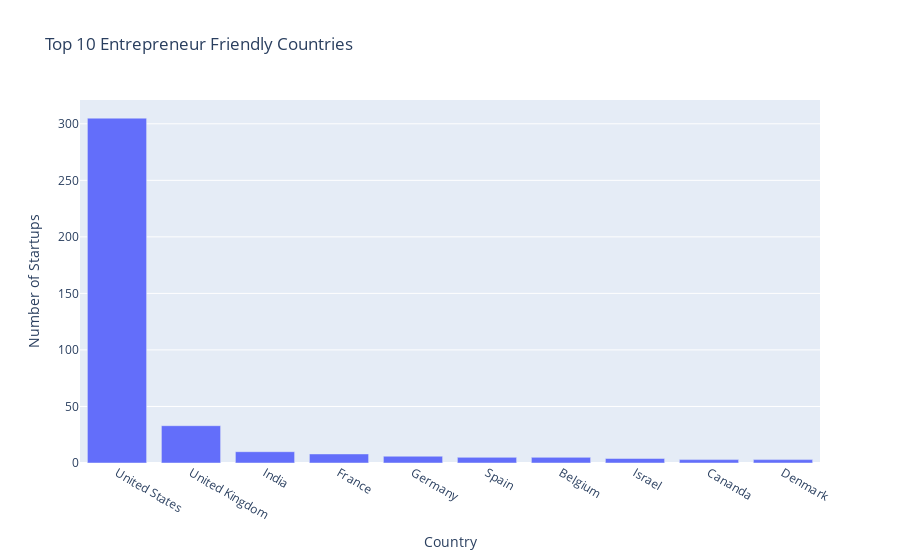

The notebook cell this image was saved under:
### Markdown cell above
### 2.3 The Startup Ecosystems around the World

### Code cell
# Let's find out the top 10 entrepreneur friendly countries
values = df['Country'].value_counts().sort_values(ascending=False).head(10)
labels = values.index
trace = go.Bar(y=values, x=labels)
layout = go.Layout(title='Top 10 Entrepreneur Friendly Countries', 
                   xaxis={'title':'Country'},
                  yaxis={'title' : 'Number of Startups'})
fig = go.Figure(data=trace, layout=layout)
iplot(fig)

### Figure 1 — Plotly figure (JSON) as saved in the notebook; plotly's stock layout.template omitted (floating-point values rounded to 4 significant figures)
{"data": [{"type": "bar", "x": ["United States", "United Kingdom", "India", "France", "Germany", "Spain", "Belgium", "Israel", "Cananda", "Denmark"], "y": [305, 33, 10, 8, 6, 5, 5, 4, 3, 3]}], "layout": {"title": {"text": "Top 10 Entrepreneur Friendly Countries"}, "xaxis": {"title": {"text": "Country"}}, "yaxis": {"title": {"text": "Number of Startups"}}}}
